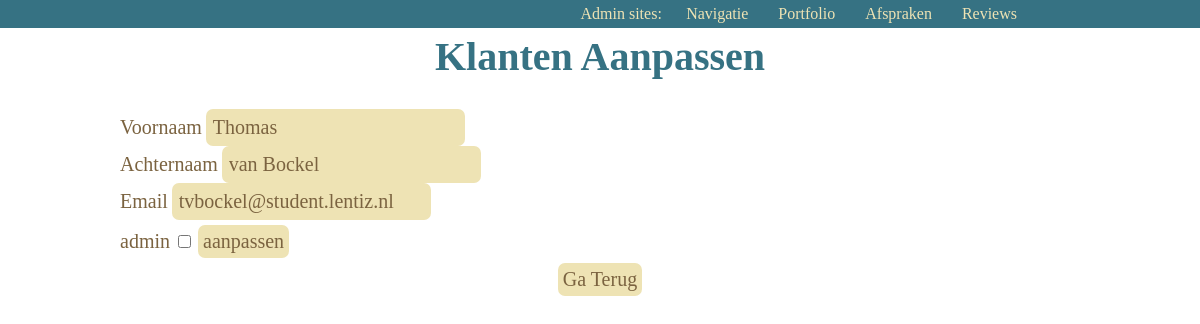
Screenshot of /adminusersedit.php?id=2 (signed in) with the database file from the repository.
### tables this page shows
CREATE TABLE `users` (
  `id` bigint NOT NULL,
  `first_name` varchar(50) NOT NULL,
  `last_name` varchar(50) NOT NULL,
  `email` varchar(255) NOT NULL,
  `password` varchar(255) NOT NULL,
  `admin_id` tinyint(1) NOT NULL
);

### adminusersedit.php (the view, shortened to what this page needs)
<?php
require_once "include/database.php";
$id = $_GET['id'];
$query = "SELECT * FROM users WHERE id = $id";
$result = mysqli_query($db, $query)
or die('Error ' . mysqli_error($db) . ' with query ' . $query);
$row = mysqli_fetch_assoc($result);
$firstName = mysqli_escape_string($db, $row['first_name'] ?? '');
$lastName = mysqli_escape_string($db, $row['last_name'] ?? '');
$email = mysqli_escape_string($db, $row['email'] ?? '');
$adminId = $row['admin_id'];
?>
<!doctype html>
<html lang="en">
<head>
    <link rel="stylesheet" href="css/style.css">
    <link rel="stylesheet" href="css/admin.css">
</head>
<body>
<?php require_once 'include/adminnav.php'; ?>
<header>
    <h1 class="admincenter">Klanten Aanpassen</h1>
</header>
<main>
    <form action="" method="Post">
        <label for="firstName">Voornaam</label>
        <input type="text" id="firstName" name="firstName" value="<?= htmlentities($firstName ?? '') ?>">
        <label for="lastName">Achternaam</label>
        <input type="text" id="lastName" name="lastName" value="<?= htmlentities($lastName ?? '') ?>">
        <label for="email">Email</label>
        <input type="text" id="email" name="email" value="<?= htmlentities($email ?? '') ?>">
        <label for="checkBox">admin</label>
        <input type="checkbox" id="checkBox" name="checkBox" <?php if ($adminId == 1) { ?> checked <?php } ?> >
        <button class="button" type="submit" name="submit">aanpassen</button>
    </form>
    <div class="adminlinks admincenter">
        <a href="adminusers.php">Ga Terug</a>
    </div>
</main>
</body>
</html>

### css/style.css (style rules this page uses)
:root { --navAndFooter: #367283; --linkNavHover: #375082; --textColorBlue: #367283; --textColorYellow: #EEE3B4; --textColorBrown: #7B6340; --colorButton: #EEE3B4; --colorCalender: #7B6340; }
* { box-sizing: border-box; }
p, h1, h2, h3, a { font-family: "Baskerville Old Face", serif; }
h1, h2, h3 { padding: 5px 0; margin: 0; }
h1 { color: var(--textColorBlue); font-size: 2.5rem; }
body { margin: 0; }
header { padding: 0 10vw; }
main { padding: 3vh 10vw; }
label { color: var(--textColorBrown); font-family: "Baskerville Old Face", serif; font-size: 1.25rem; }
input, textarea { padding: 7px; background-color: var(--colorButton); color: var(--textColorBrown); font-family: "Baskerville Old Face", serif; font-size: 1.25rem; border: none; border-radius: 7px; }
.button { margin: 5px 0; background-color: var(--colorButton); color: var(--textColorBrown); font-family: "Baskerville Old Face", serif; font-size: 1.25rem; padding: 5px; border-radius: 7px; border: none; }

### css/admin.css (style rules this page uses)
.admincenter { display: flex; justify-content: center; text-align: center; }
.adminlinks a { text-decoration: none; background-color: #EEE3B4; color: #7B6340; font-family: "Baskerville Old Face", serif; font-size: 1.25rem; padding: 5px; border-radius: 7px; border: none; }

### rows the page displays
users: firstName "Thomas", lastName "van Bockel", email "tvbockel@student.lentiz.nl"
